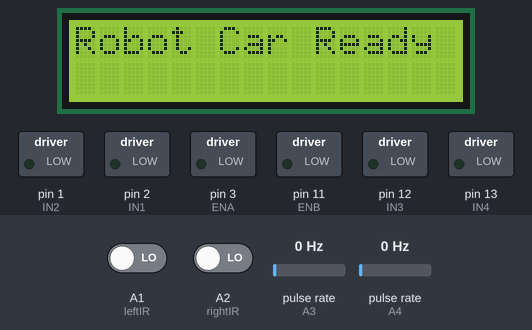
Bench run of a sketch on a simulated Arduino Uno, built with avr-gcc and run on an emulated ATmega328P. Parts: 16×2 character LCD, switched loads named in the sketch (green lamp = pin HIGH). Wiring (inferred from the names in the program): 2 × pulse sensor: data A3 / data A4. The inputs (shaded band) are chosen by the test bench; at power-on: A1 (leftIR) LOW, A2 (rightIR) LOW, pulse rate (sensors on A3, A4) 0 Hz.

Above: at 0.1 s.
At 2.1 s:
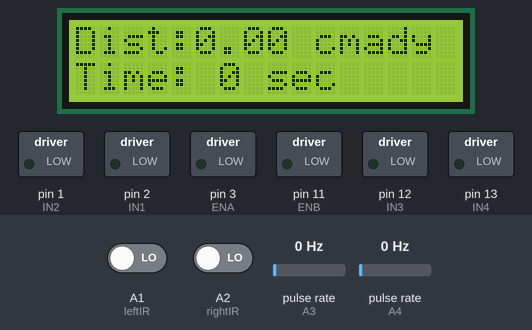

The sketch:

flw_160cm_3s.ino
```cpp
#include <LiquidCrystal.h>
#include <PinChangeInterrupt.h>

// LCD pins: RS, E, D4, D5, D6, D7
LiquidCrystal lcd(8,9,4,5,6,7);

// L298N motor driver pins
const int ENA = 3;   // Enable pin for left motor (PWM)
const int IN1 = 2;   // Left motor direction 1
const int IN2 = 1;   // Left motor direction 2
const int ENB = 11;  // Enable pin for right motor (PWM)
const int IN3 = 12;  // Right motor direction 1
const int IN4 = 13;  // Right motor direction 2

#define leftIR A1
#define rightIR A2

// Encoder pins
const int LEFT_ENCODER= A3;
const int RIGHT_ENCODER= A4;

// LCD time display
unsigned long previousTime = 0;

// Encoder counts
volatile long leftencodercount= 0;
volatile long rightencodercount= 0;

// First 160 cm move
bool initialMoveDone = false;
bool pauseDone = false; // stop only once after 160 cm

void setup() {
  lcd.begin(16, 2);
  lcd.print("Robot Car Ready");
  delay(2000);

  pinMode(ENA, OUTPUT);
  pinMode(ENB, OUTPUT);
  pinMode(IN1, OUTPUT);
  pinMode(IN2, OUTPUT);
  pinMode(IN3, OUTPUT);
  pinMode(IN4, OUTPUT);

  pinMode(leftIR, INPUT);
  pinMode(rightIR, INPUT);

  pinMode(LEFT_ENCODER, INPUT_PULLUP);
  pinMode(RIGHT_ENCODER, INPUT_PULLUP);

  previousTime = millis(); // record start time

  attachPCINT(digitalPinToPCINT(LEFT_ENCODER), readleftencoder, RISING);
  attachPCINT(digitalPinToPCINT(RIGHT_ENCODER), readrightencoder, RISING);
}

void loop() {
  unsigned long currentTime = (millis() - previousTime) / 1000; // seconds
  displaydistance();

  lcd.setCursor(0, 1);
  lcd.print("Time: ");
  lcd.print(currentTime);
  lcd.print(" sec ");

  float distance = calculatedistance(); // get distance traveled

  // --- Stop once after 160 cm ---
  if (!initialMoveDone && distance >= 165.0 && !pauseDone) {
    stop();
    delay(3000);          // pause 3 seconds
    leftencodercount = 0; // reset encoders
    rightencodercount = 0;
    pauseDone = true;
    initialMoveDone = true;
  }

  // --- Line-following logic ---
  bool L = digitalRead(leftIR);
  bool R = digitalRead(rightIR);

  if (L && R) {
    moveForward();
  }
  else if (!L && R) {
    turnLeft();       // keep delay for sharp turns
  }
  else if (L && !R) {
    turnRight();
    delay (300);     // keep delay for sharp turns
  }
  else {
    stop();
    while (true){};   // stop forever if both sensors see black
  }
}

// --- DISTANCE CALCULATION ---
float calculatedistance(){
  const float pulseseachrev= 20.0;
  const float wheelcircum= 20.42; // in cm
  const float cmperpulse= wheelcircum / pulseseachrev;

  long L = leftencodercount;
  long R = rightencodercount;

  float avgticks= (L + R) / 2.0;
  float totaldistance= avgticks * cmperpulse;

  return totaldistance;
}

// --- DISPLAY DISTANCE ---
void displaydistance(){
  float cm= calculatedistance();

  lcd.setCursor(0, 0);
  lcd.print("Dist:");
  lcd.print(cm, 2);
  lcd.print(" cm");
}

// --- ENCODER INTERRUPTS ---
void readleftencoder(void){
  leftencodercount++;
}

void readrightencoder(void){
  rightencodercount++;
}

// --- MOTOR FUNCTIONS ---
void moveForward() {
  digitalWrite(IN1, HIGH);
  digitalWrite(IN2, LOW);
  digitalWrite(IN3, LOW);
  digitalWrite(IN4, HIGH);
  analogWrite(ENA, 150);
  analogWrite(ENB, 150);
}

void turnLeft() {
  digitalWrite(IN1, LOW);
  digitalWrite(IN2, HIGH);
  digitalWrite(IN3, LOW);
  digitalWrite(IN4, HIGH);
  analogWrite(ENA, 150);
  analogWrite(ENB, 150);
}

void turnRight() {
  digitalWrite(IN1, HIGH);
  digitalWrite(IN2, LOW);
  digitalWrite(IN3, HIGH);
  digitalWrite(IN4, LOW);
  analogWrite(ENA, 150);
  analogWrite(ENB, 255);
}

void stop() {
  digitalWrite(IN1, LOW);
  digitalWrite(IN2, LOW);
  digitalWrite(IN3, LOW);
  digitalWrite(IN4, LOW);
}
```
